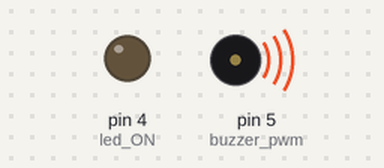
A sketch run on a simulated Arduino Uno, built with avr-gcc and run on an emulated ATmega328P. Parts: output pins drawn as LEDs (lit = HIGH), buzzer (waves = sounding). The audio player accepts every command and is not drawn; what the sketch prints to the serial monitor is not drawn.

Above: at 0.71 s.
At 6.9 s:
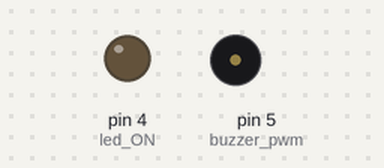
At 7.46 s:
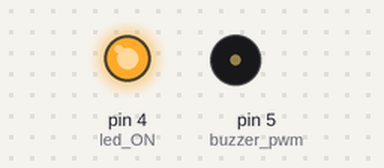
Timing chart, 0 to 8.5 s (numbered marks = the images above):
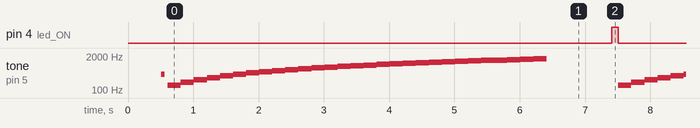

The sketch:

ultrasonic_tone.ino
```cpp
// 2025 4
// Daejin University
// arduino program
// ultrasound distance measure for disabled

#include "Arduino.h"
#include "SoftwareSerial.h"
#include "DFRobotDFPlayerMini.h"

//SoftwareSerial mySoftwareSerial(9, 10); // 소프트웨어 시리얼용 핀 지정
SoftwareSerial mySoftwareSerial(10, 11);  // PCB 2024
DFRobotDFPlayerMini myDFPlayer;           // 객체 생성

const unsigned long interval = 5000;      // 5초 간격

int trigPin = A1;  // ultrasound trig
int echoPin = A0;  // ultrasound echo

//--------------------------------------------------------------
void setup()
{
  mySoftwareSerial.begin(9600);   // MP3 player
  Serial.begin(9600);             // PC serial

  pinMode(2, INPUT);              // key-in / tone=0
  pinMode(3, INPUT);              // mode setting / mp3=1 / tone=0
  pinMode(4, OUTPUT);             // led ON
  pinMode(5, OUTPUT);             // buzzer pwm

  pinMode(trigPin, OUTPUT);
  pinMode(echoPin, INPUT);


  if (!myDFPlayer.begin(mySoftwareSerial), false) {  //객체 초기화
    Serial.println(F("Unable to begin:"));
    while(true);
  }
  Serial.println(F("DFPlayer Mini online."));
  myDFPlayer.setTimeOut(500); //시리얼 통신용 타임아웃 시간 지정
  myDFPlayer.volume(30);      //소리 크기 0-30 사이의 값을 인수로 입력.

  tone(5,400,50);           // buzzer PWM
  delay(100);


}


//---------------------------------------------
void loop()
{
  int freq;

  for (int m=1;m<30;m++) {
    freq = 50*m+100;  // tone frequency
    tone(5,freq,200);   // tone
    //noTone(5);
    delay(200);
  }
  delay(1000);

  digitalWrite(4,HIGH);
  delay(100);
  digitalWrite(4,LOW);

}
```

Measured:
- by itself, pin 4 (led_ON): alternates HIGH for 0.10 s and LOW for 6.8 s
- by itself, tone on pin 5 (buzzer_pwm): plays 400 Hz for 0.05 s, 150 Hz for 0.20 s, 200 Hz for 0.20 s, 250 Hz for 0.20 s, 300 Hz for 0.20 s, 350 Hz for 0.20 s … (549 notes in this stretch)
